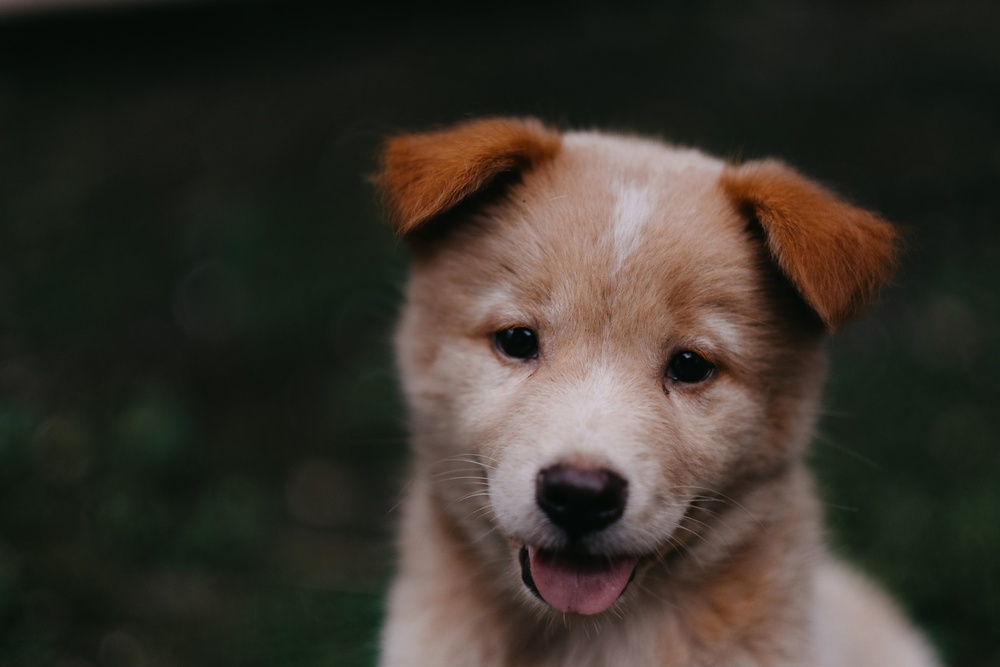
#> input picture DATA/00-puppy.jpg, 1000 x 667 px, shrunk from 1950 x 1300 before the run
$ python 01_Images_and_NumPy.py
#> lines starting #> are read from the running program, lines starting #| are printed output that depends on the picture
# -*- coding: utf-8 -*-
"""
Created on Mon Jun  8 18:48:48 2020

@author: Vishwas Basotra
"""

import numpy as np
import matplotlib.pyplot as plt

from PIL import Image

pic = Image.open('../DATA/00-puppy.jpg')
#> pic is the input picture: PIL image 1000x667 RGB; mean R, G, B 57.3, 51.8, 43.8

pic

print(type(pic))
#| <class 'PIL.JpegImagePlugin.JpegImageFile'>

pic_arr = np.array(pic)
print(type(pic_arr))
#| <class 'numpy.ndarray'>
print(pic_arr.shape)
#| (667, 1000, 3)

plt.imshow(pic_arr)

pic_red = pic_arr.copy()

# R G B
plt.imshow(pic_red[:,:,0], cmap='gray')
plt.imshow(pic_red[:,:,1], cmap='gray')
plt.imshow(pic_red[:,:,2], cmap='gray')

pic_red[:,:,1] = 0
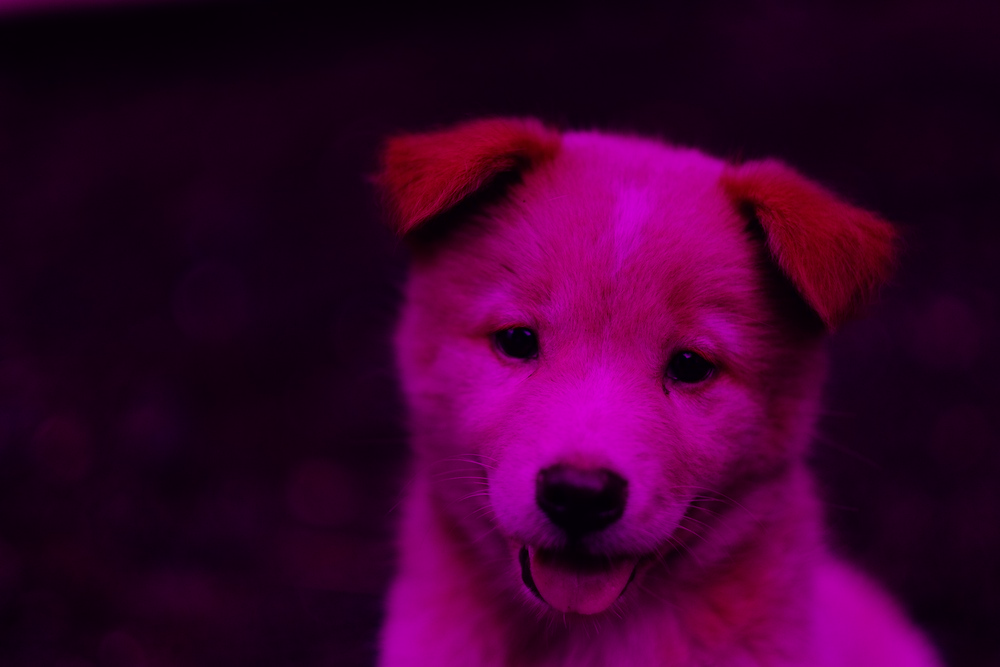
#> pic_red: shape (667, 1000, 3); mean R, G, B 57.3, 0, 43.8
plt.imshow(pic_red)

pic_red[:,:,2] = 0
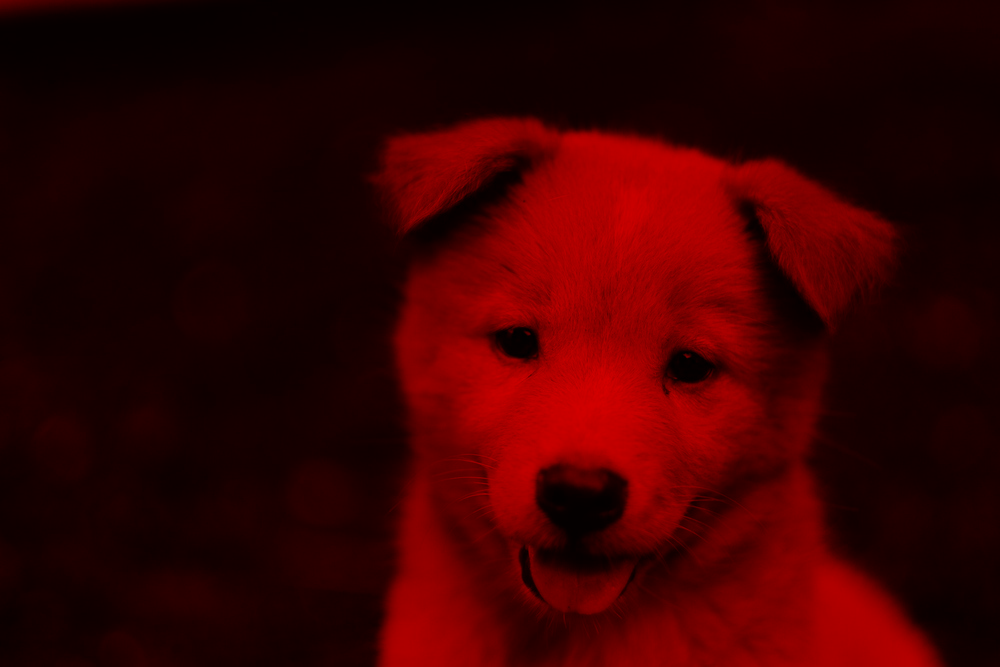
#> pic_red: shape (667, 1000, 3); mean R, G, B 57.3, 0, 0
plt.imshow(pic_red)

print(pic_red.shape)
#| (667, 1000, 3)
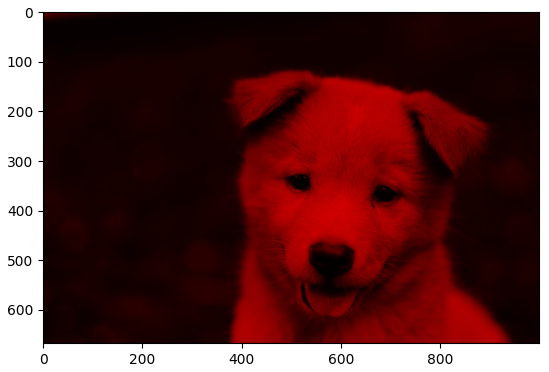
#> figure drawn by matplotlib, 1 panel

$ run again, with DATA/Nadia_Murad.jpg copied over DATA/00-puppy.jpg
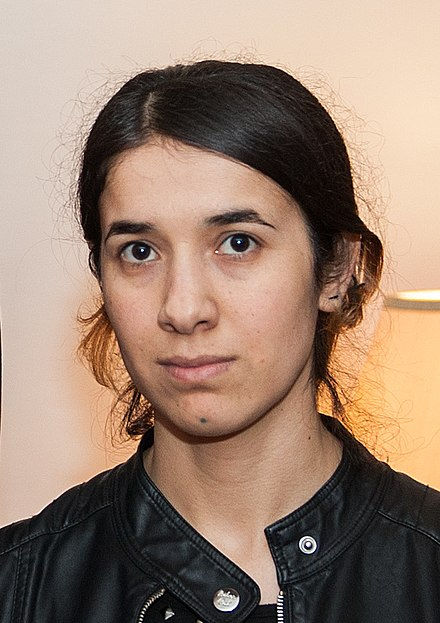
#> input picture DATA/Nadia_Murad.jpg, 440 x 623 px
#> pic is the input picture: PIL image 440x623 RGB; mean R, G, B 153.8, 129.2, 112.7
#| <class 'PIL.JpegImagePlugin.JpegImageFile'>
#| <class 'numpy.ndarray'>
#| (623, 440, 3)
#> `pic_red[:,:,2] = 0`:
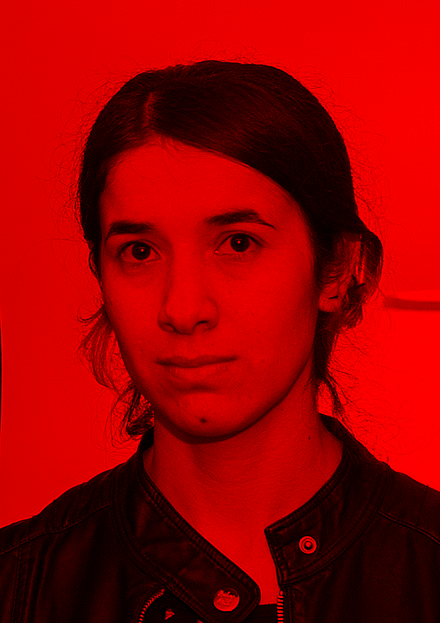
#> pic_red: shape (623, 440, 3); mean R, G, B 153.8, 0, 0
#| (623, 440, 3)
#> `print(pic_red.shape)`:
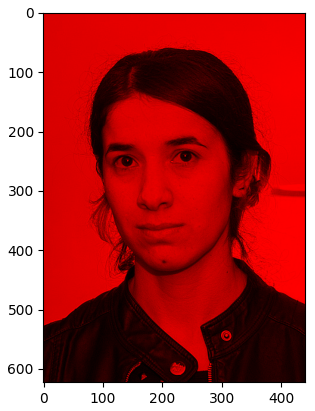
#> figure drawn by matplotlib, 1 panel
